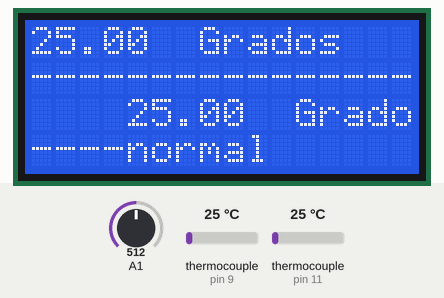
Recording of a sketch running on a simulated Arduino Uno, built with avr-gcc and run on an emulated ATmega328P. Parts: 16×4 character LCD. Inputs (shaded band) come from the test bench; at power-on: thermocouple (sensors on pin 9, pin 11) 25 °C, A1 = 512. What the sketch prints to the serial monitor is not drawn.

Above: at 1.5 s.
1.6 s: thermocouple (sensor on pin 9) set to 145 °C
At 3.0 s:
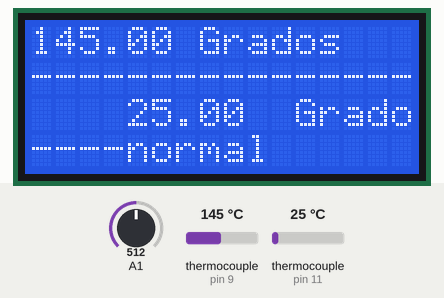
3.6 s: thermocouple (sensor on pin 9) set to 154 °C
At 4.1 s:
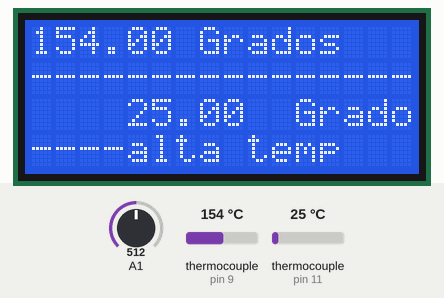
5.3 s: thermocouple (sensor on pin 11) set to 6 °C
At 6.2 s:
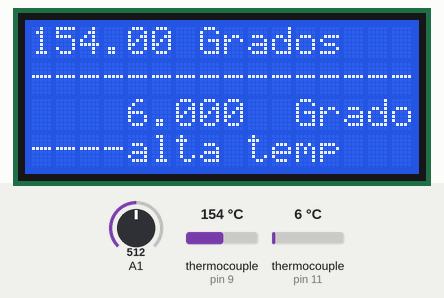
7.0 s: thermocouple (sensor on pin 11) set to 75 °C
At 8.2 s:
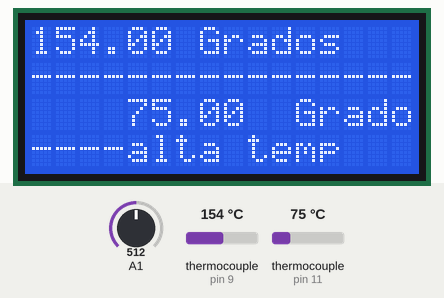
8.7 s: thermocouple (sensor on pin 9) set to 6 °C
At 10.0 s:
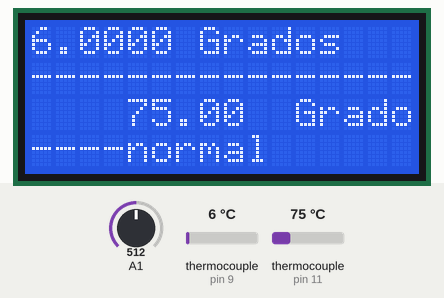
10.3 s: thermocouple (sensor on pin 11) set to 150 °C
At 11.3 s:
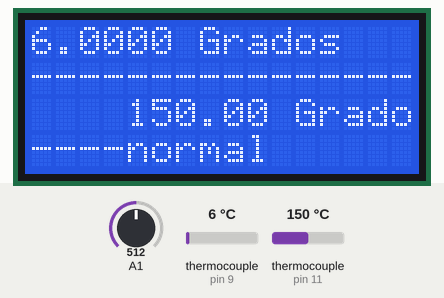
Timing chart, 0 to 13.3 s (numbered marks = the images above; inputs shaded):
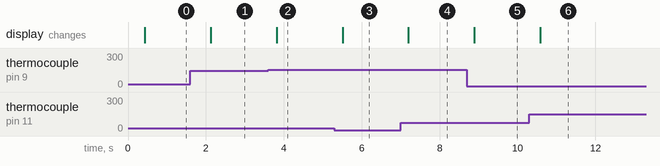

Measured:
- the behaviour switches between 150 and 151 °C on thermocouple (sensor on pin 9) (found by bisection; images 1 and 2)
- after the input at 1.6 s, the display: changes after 0.53 s (image 1)
- after the input at 3.6 s, the display: changes after 0.22 s (image 2)
- after the input at 5.3 s, the display: changes after 0.21 s (image 3)
- after the input at 7.0 s, the display: changes after 0.20 s (image 4)
- after the input at 8.7 s, the display: changes after 0.19 s (image 5)
- after the input at 10.3 s, the display: changes after 0.28 s (image 6)

The sketch:

ControladorSensores.ino
```cpp
#include <max6675.h>
#include <LiquidCrystal_I2C.h>
float r1=100000;
float r2=10000 ;
String mensajeBienvenida = "";
LiquidCrystal_I2C lcd(0x27,16,4);
int thermoDO = 8;
int thermoCS = 9;
int thermoCLK = 10;
int thermoCS2 = 11;

  MAX6675 thermocouple(thermoCLK, thermoCS, thermoDO);
  MAX6675 thermocouple2(thermoCLK, thermoCS2, thermoDO);

void setup() {
  // put your setup code here, to run once:
   Serial.begin(9600);
  lcd.init();
  lcd.backlight();
  lcd.clear();


  delay(300);
  lcd.clear();

}

void loop() {
  // put your main code here, to run repeatedly:
float v =(analogRead(1)*5)/1023.0;
float resultado=(v/(r2/(r1+r2)));

     lcd.setCursor(0,1);

  lcd.setCursor(0,0);
  lcd.print(thermocouple.readCelsius());
  Serial.print("Sensor 1: ");
   Serial.println(thermocouple.readCelsius());
  lcd.setCursor(6,0);
  lcd.print(" Grados");


  lcd.setCursor(0,1);
  lcd.print("----------------------");
  //lcd.scrollDisplayRight();
  lcd.setCursor(0,2);
  lcd.print(thermocouple2.readCelsius());
  Serial.print("Sensor 2: ");
  Serial.println(thermocouple2.readCelsius());

  Serial.print("Sensor 3: ");
  Serial.println((resultado + 0.15));
  lcd.setCursor(6,2);
  lcd.print(" Grados");
  if(thermocouple.readCelsius() > 150.00){
  lcd.setCursor(0,3);
  lcd.print("alta temp");
  }
  else{
    lcd.setCursor(0,3);
      lcd.print("normal      ");
  }
  delay(500);
}
```
